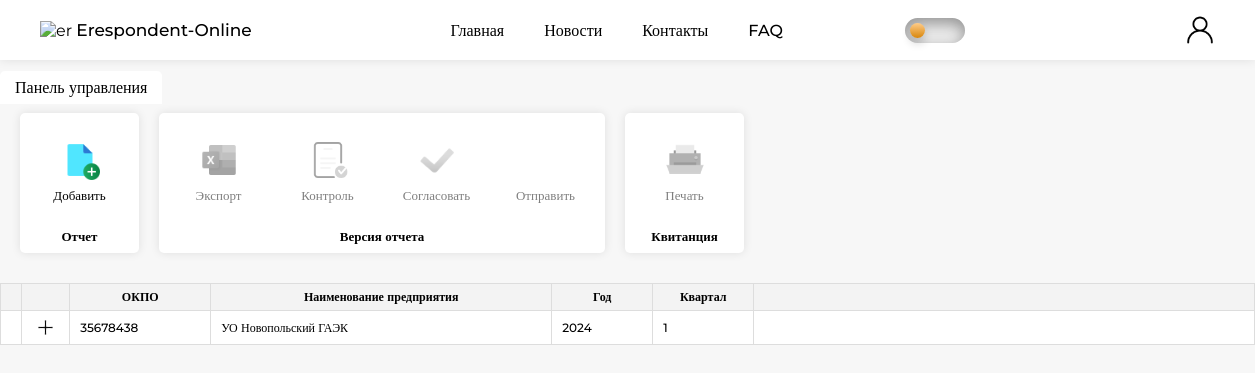
Page /report_area (signed in) on the committed database.
### website/models.py (models this page shows)
class Report(db.Model):
    __tablename__ = 'report'
    id = db.Column(db.Integer, primary_key=True)
    okpo = db.Column(db.Integer)
    organization_name = db.Column(db.String(50))
    year = db.Column(db.Integer)
    quarter = db.Column(db.Integer)
    user_id = db.Column(db.Integer, db.ForeignKey('user.id'))
    time_of_receipt = db.Column(db.Date)
    versions = relationship('Version_report', backref='report')

### website/views.py (the view)
@views.route('/report_area')
@login_required
def report_area():
    report = Report.query.filter_by(user_id=current_user.id).all()
    version = Version_report.query.filter_by().all()
    for rep in report:
        rep.versions = Version_report.query.filter_by(report_id=rep.id).all()
        for version in rep.versions:
            version.tickets = Ticket.query.filter_by(version_report_id=version.id).all()
    organization = Organization.query.filter_by(id=current_user.organization.id).all()
    dirUnit = DirUnit.query.filter_by().all()
    dirProduct = DirProduct.query.filter_by().all()
    for row in dirProduct:
        current_unit = DirUnit.query.filter_by(IdUnit=row.IdUnit).first()
        row.IdUnit = current_unit.NameUnit
    return render_template('report_area.html',
                           report=report,
                           user=current_user,
                           dirUnit=dirUnit,
                           dirProduct=dirProduct,
                           organization=organization,
                           version=version)

### website/templates/report_area.html (shortened to what this page needs)
{% extends "base.html" %}
{% block content %}
<div class="report-area_page">
    <div class="report-area_menu">
        <div class="report-area_podmenu">
            <label for="tab1" class="report-area_menu-name">Панель управления</label>
            <div class="content-podmenu">
                <nav>
                    <ul>
                        <section>
                            <div class="functions_menu">
                                <li id = "link_add_report">
                                    <img src="{{ url_for('static', filename='img/icon_new_file.png') }}" alt="Создать отчет">
                                    <a>Добавить</a>
                                </li>
                            </div>
                            <a class="functions_menu_name">
                                Отчет
                            </a>
                        </section>
                        <section>
                            <div class="functions_menu">
                                <li id="export_versionButton">
                                    <img src="{{ url_for('static', filename='img/icon_excel.png') }}" alt="">
                                    <a>Экспорт</a>
                                </li>
                                <li id="control_versionButton">
                                    <img src="{{ url_for('static', filename='img/icon_control.png') }}" alt="">
                                    <a>Контроль</a>
                                </li>
                                <li id = "agreedVersionButton">
                                    <img src="{{ url_for('static', filename='img/icon_galochka.png') }}" alt="">
                                    <a>Согласовать</a>
                                </li>
                                <li id = "sentVersionButton">
                                    <a>Отправить</a>
                                </li>
                            </div>
                            <a class="functions_menu_name">
                                Версия отчета
                            </a>
                        </section>
                        <section>
                            <div class="functions_menu">
                                <li id = "PrintTicketButton">
                                    <img src="{{ url_for('static', filename='img/icon_print_file.png') }}" alt="">
                                    <a>Печать</a>
                                </li>
                            </div>
                            <a class="functions_menu_name">
                                Квитанция
                            </a>
                        </section>
                    </ul>
                </nav>
            </div>
        </div>
    </div>
    <div class="report-area" style = "margin-top: 180px;">
        <table class="table_report-area">
            <thead class="order-table_titels">
                <tr>
                    <th></th>
                    <th></th>
                    <th class="resizable" style="min-width: 120px;">ОКПО<div class="resizer"></div></th>
                    <th class="resizable" style="white-space: nowrap; min-width: 320px;">Наименование предприятия<div class="resizer"></div></th>
                    <th class="resizable" style="min-width: 80px;">Год<div class="resizer"></div></th>
                    <th class="resizable" style="min-width: 80px;">Квартал<div class="resizer"></div></th>
                    <th></th>
                </tr>
            </thead>
            <tbody>
                {%if report%}
                    {% for row in report %}
                    <tr class="report_row" data-id="{{ row.id }}">
                        <td></td>
                        <td>
                            <button class="show-versions_button">
                                <img src="{{ url_for('static', filename='img/close_black.png')}}" class = "close_black" alt="Просмотреть версии">
                            </button>
                        </td>
                        <td>
                            <input type = "text" id = "report_okpo" value = "{{ row.okpo }}" readonly>
                        </td>
                        <td>
                            <input type = "text" id = "report_organization_name" value = "{{ row.organization_name }}" readonly>
                        </td>
                        <td>
                            <input type = "text" id = "report_year" value = "{{ row.year }}" readonly>
                        </td>
                        <td>
                            <input type = "text" id = "report_quarter" value = "{{ row.quarter }}" readonly>
                        </td>
                        <td>
                        </td>
                    </tr>
                    {% endfor %}
            {%endif%}
            </tbody>
        </table>
    </div>
</div>
{% endblock %}

### website/static/css/base.css (style rules this page uses)
* { margin: 0; padding: 0; font-family: 'Montserrat'; }
html { margin: 0; width: 100%; height: 100%; }
body { display: flex; flex-direction: column; min-height: 100vh; background-color:rgb(247, 247, 247); color: rgb(0, 0, 0); }
:root { --color1: rgb(238, 246, 253); --color2: rgba(0, 128, 255, 0.6); --color3: rgb(216, 236, 255); --color4: #333; --color5: rgb(61, 185, 171); --color6: #444444; }
.report-area_page { margin-top: 70px; height: 100vh; }
.report-area_menu { display: flex; font-weight: 500; top: 0; left: 0; }
.report-area_menu-name { padding: 5px 10px; margin: 0; display: inline-block; cursor: pointer; }
.report-area_menu-input:checked + .report-area_menu-name { background-color: rgb(255, 255, 255); font-size: 16px; padding: 7px 15px; }
.content-podmenu { position: absolute; padding: 0 10px; display: none; left: 0; right: 0; }
.report-area_podmenu :checked + .report-area_menu-name { position: relative; top: 1px; border-radius: 5px 5px 0 0; z-index: 1; }
.report-area_podmenu :checked ~ .content-podmenu { display: block; }
.content-podmenu nav ul { display: flex; list-style: none; margin: 0; }
.content-podmenu nav ul section { display: flex; background-color: #ffffff; border: none; border-radius: 5px; flex-direction: column; align-items: center; justify-content: center; margin: 10px; box-shadow: 0 0 10px rgba(0, 0, 0, 0.1); font-size: 13px; padding: 5px; height: 130px; }
.functions_menu { display: flex; flex-direction: row; height: 110px; }
.functions_menu_name { font-weight: 600; font-family: 13px; margin-bottom: 3px; }
.content-podmenu nav ul li { margin: 0; display: flex; border-radius: 5px; flex-direction: column; margin: 7px; align-items: center; text-align: center; width: 65px; padding: 15px; cursor: pointer; transition: background-color 0.3s ease, padding 0.3s ease; }
.content-podmenu nav ul li img { height: 40px; width: auto; }
.content-podmenu nav ul li a { font-size: 13px; padding-top: 7px; }
.report-area { margin-top: 20px; margin-bottom: 200px; display: flex; flex-direction: row; overflow-x: auto; }
.table_report-area { border: none; width: auto; font-size: 12px; display: block; border-spacing: 0px; border-collapse: collapse; height: max-content; background-color: #ffffff; }
.order-table_titels { color: rgb(0, 0, 0); font-weight: 600; width: 100%; background-color:rgba(231, 231, 231, 0.507); }
.order-table_titels tr th { padding: 5px 10px; text-align: center; font-size: 12px; position: relative; min-width: min-content; border: 1px solid #dddddd; }
.order-table_titels tr th:first-child, .order-table_titels tr td:first-child { width: 10px; }
.order-table_titels tr th:nth-child(2), .order-table_titels tr td:nth-child(2) { min-width: 10px; }
.order-table_titels tr th:nth-child(3), .order-table_titels tr td:nth-child(3) { min-width: 40px; }
.order-table_titels tr th:last-child, .order-table_titels tr td:last-child { width: 1000vb; }
th.resizable { position: relative; }
th .resizer { position: absolute; right: 0; top: 0; width: 5px; height: 100%; cursor: col-resize; user-select: none; }
.table_report-area input { font-size: 12px; font-weight: 500; width: 100%; border: none; text-align: left; background: none; color: #000000; box-sizing: border-box; min-width: min-content; }
.table_report-area tr td { padding: 7px 10px; text-align: left; font-size: 12px; border: 1px solid #dddddd; cursor: pointer; }
.show-versions_button { display: flex; justify-content: center; border: none; color: white; padding: 2px 6px; background-color: #00000000; cursor: pointer; transition: background-color 0.3s ease; text-align: center; align-items: center; }
.show-versions_button img { width: 15px; transform: rotate(45deg); transition: transform 0.5s; }
.close_black { display: block; }

### rows in the picture
Report: okpo "35678438", organization_name "УО Новопольский ГАЭК", year "2024", quarter "1"
